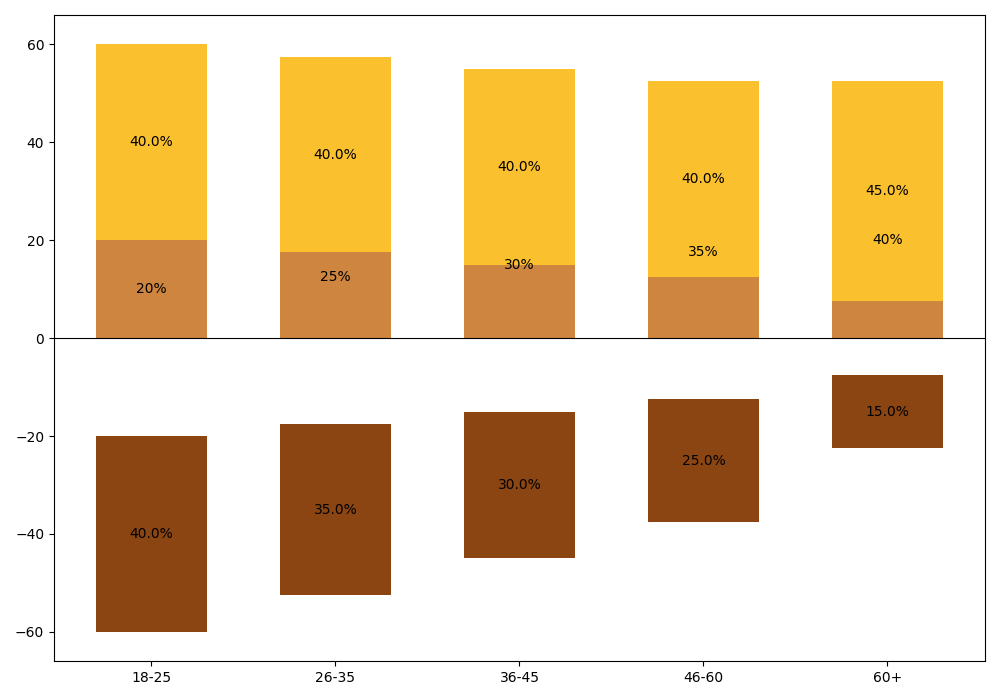

Write Python code to recreate this figure.
import matplotlib.pyplot as plt
import numpy as np

age_groups = ['18-25', '26-35', '36-45', '46-60', '60+']
beverages = ['Coffee', 'Tea', 'Juice']

coffee_preference = np.array([40, 35, 30, 25, 15])
tea_preference = np.array([20, 25, 30, 35, 40])
juice_preference = np.array([40, 40, 40, 40, 45])

fig, ax = plt.subplots(figsize=(10, 7))
bar_width = 0.6
bar_positions = np.arange(len(age_groups))

coffee_start = -coffee_preference / 2
tea_start = np.zeros_like(tea_preference)
juice_start = coffee_preference / 2

ax.bar(bar_positions, -coffee_preference, bar_width, bottom=coffee_start, color='#8B4513')
ax.bar(bar_positions, tea_preference, bar_width, bottom=tea_start, color='#CD853F')
ax.bar(bar_positions, juice_preference, bar_width, bottom=juice_start, color='#FBC02D')

for bars in ax.containers:
    for bar in bars:
        height = bar.get_height()
        ax.annotate(f'{abs(height)}%',
                    xy=(bar.get_x() + bar.get_width() / 2, (bar.get_y() + bar.get_y() + height) / 2),
                    xytext=(0, 0), 
                    textcoords='offset points',
                    ha='center', va='center', fontsize=10, color='black')

ax.set_xticks(bar_positions)
ax.set_xticklabels(age_groups)

plt.axhline(y=0, color='black', linewidth=0.8)
plt.tight_layout()
plt.show()
